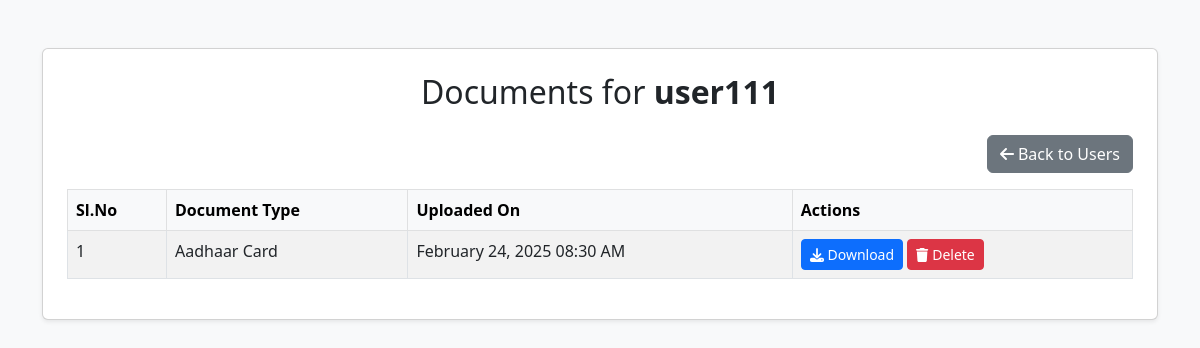
/mafazapp/admin/users/8892fb10-7cef-4192-ad74-f10bff1e31e1/documents/ (signed in), run on the app's committed database.
### mafazapp/models.py (models this page shows, shortened)
class CustomUser(AbstractUser):
    id = models.UUIDField(primary_key=True, default=uuid.uuid4, editable=False)
    phone_number = models.CharField(max_length=15)
    address = models.TextField()
    country = CountryField()
    status = models.CharField(max_length=20, choices=STATUS_CHOICES, default='PENDING')
    is_approved = models.BooleanField(default=False)
    created_at = models.DateTimeField(auto_now_add=True)
    has_requested = models.BooleanField(default=False)

class UserDocument(models.Model):
    DOCUMENT_TYPES = [
        ('aadhaar', 'Aadhaar Card'),
        ('voter_id', 'Voter ID'),
        ('passbook', 'Passbook'),
        ('other', 'Other')
    ]
    user = models.ForeignKey(settings.AUTH_USER_MODEL, on_delete=models.CASCADE, related_name='documents')
    document_type = models.CharField(max_length=20, choices=DOCUMENT_TYPES)
    file = models.FileField(upload_to='user_documents/')
    uploaded_at = models.DateTimeField(auto_now_add=True)

### mafazapp/views.py (the view)
# urls.py: path('admin/users/<uuid:user_id>/documents/', views.admin_user_documents, name='admin_user_documents'),
@user_passes_test(admin_required, login_url='home')
@never_cache
def admin_user_documents(request, user_id):
    User = get_user_model()
    """Admin can view and download documents uploaded by a user."""
    user = get_object_or_404(User, id=user_id)
    documents = UserDocument.objects.filter(user=user)
    return render(request, 'admin_user_documents.html', {'user': user, 'documents': documents})

### mafazapp/views.py (called while the page is built)
def admin_required(user):
    return user.is_authenticated and user.is_staff

### mafazapp/templates/admin_user_documents.html (shortened to what this page needs)
<!DOCTYPE html>
<html lang="en">
<head>
    <link rel="stylesheet" href="https://cdn.jsdelivr.net/npm/bootstrap@5.3.0/dist/css/bootstrap.min.css">
</head>
<body class="bg-light">
<div class="container mt-5">
    <div class="card shadow-sm p-4">
        <h2 class="text-center mb-4">Documents for <strong>{{ user.username }}</strong></h2>
        <div class="d-flex justify-content-end mb-3">
            <a href="{% url 'userledger' %}" class="btn btn-secondary">
                <i class="fa fa-arrow-left"></i> Back to Users
            </a>
        </div>
        <div class="table-responsive">
            <table class="table table-striped table-bordered">
                <thead class="table-light">
                    <tr>
                        <th>Sl.No</th>
                        <th>Document Type</th>
                        <th>Uploaded On</th>
                        <th>Actions</th>
                    </tr>
                </thead>
                <tbody>
                    {% for document in documents %}
                    <tr>
                        <td>{{ forloop.counter }}</td>
                        <td>{{ document.get_document_type_display }}</td>
                        <td>{{ document.uploaded_at|date:"F d, Y H:i A" }}</td>
                        <td>
                            <a href="{{ document.file.url }}" class="btn btn-primary btn-sm" download>
                                <i class="fa fa-download"></i> Download
                            </a>
                            <button class="btn btn-danger btn-sm" data-bs-toggle="modal" data-bs-target="#deleteModal" data-document-id="{{ document.id }}">
                                <i class="fa fa-trash"></i> Delete
                            </button>
                        </td>
                    </tr>
                    {% empty %}
                    <tr>
                        <td colspan="4" class="text-center text-muted">No documents uploaded by this user.</td>
                    </tr>
                    {% endfor %}
                </tbody>
            </table>
        </div>
    </div>
</div>
</body>
</html>

### data on the page
CustomUser: username "user111"
UserDocument: document_type "Aadhaar Card", uploaded_at "February 24, 2025 08:30 AM"
